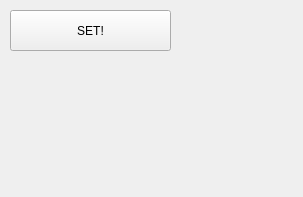
<?xml version="1.0" encoding="UTF-8"?>
<ui version="4.0">
 <class>GameWindow</class>
 <widget class="QWidget" name="GameWindow">
  <property name="geometry">
   <rect>
    <x>0</x>
    <y>0</y>
    <width>303</width>
    <height>197</height>
   </rect>
  </property>
  <property name="sizePolicy">
   <sizepolicy hsizetype="Fixed" vsizetype="Fixed">
    <horstretch>0</horstretch>
    <verstretch>0</verstretch>
   </sizepolicy>
  </property>
  <property name="minimumSize">
   <size>
    <width>0</width>
    <height>0</height>
   </size>
  </property>
  <property name="maximumSize">
   <size>
    <width>16777215</width>
    <height>16777215</height>
   </size>
  </property>
  <property name="windowTitle">
   <string>SET!</string>
  </property>
  <widget class="QWidget" name="gridLayoutWidget">
   <property name="geometry">
    <rect>
     <x>0</x>
     <y>0</y>
     <width>2</width>
     <height>2</height>
    </rect>
   </property>
   <layout class="QGridLayout" name="gridLayout">
    <property name="sizeConstraint">
     <enum>QLayout::SetMinimumSize</enum>
    </property>
   </layout>
  </widget>
  <widget class="QPushButton" name="pushButton_2">
   <property name="geometry">
    <rect>
     <x>10</x>
     <y>10</y>
     <width>161</width>
     <height>41</height>
    </rect>
   </property>
   <property name="sizePolicy">
    <sizepolicy hsizetype="Preferred" vsizetype="Preferred">
     <horstretch>0</horstretch>
     <verstretch>0</verstretch>
    </sizepolicy>
   </property>
   <property name="minimumSize">
    <size>
     <width>0</width>
     <height>0</height>
    </size>
   </property>
   <property name="maximumSize">
    <size>
     <width>16777215</width>
     <height>16777215</height>
    </size>
   </property>
   <property name="text">
    <string>SET!</string>
   </property>
  </widget>
  <widget class="QWidget" name="verticalLayoutWidget">
   <property name="geometry">
    <rect>
     <x>10</x>
     <y>60</y>
     <width>291</width>
     <height>31</height>
    </rect>
   </property>
   <layout class="QVBoxLayout" name="verticalLayout"/>
  </widget>
 </widget>
 <resources/>
 <connections/>
</ui>
